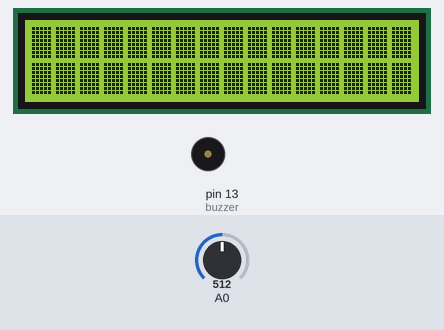
Bench run of a sketch on a simulated Arduino Uno, built with avr-gcc and run on an emulated ATmega328P. On the bench: 16×2 character LCD, buzzer (waves = sounding). Inputs (shaded band) come from the test bench; at power-on: A0 = 512. Random numbers use the default seed unless the sketch sets one.

Above: at 6.3 s.
6.4 s: A0 set to 838
9.1 s: A0 set to 861
At 9.25 s:
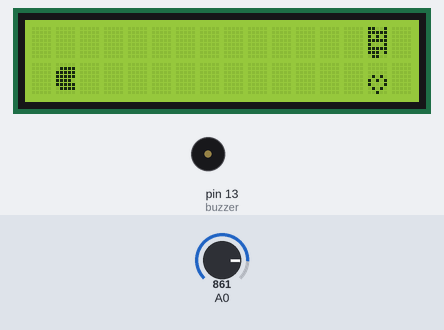
11.5 s: A0 set to 840
At 12.86 s:
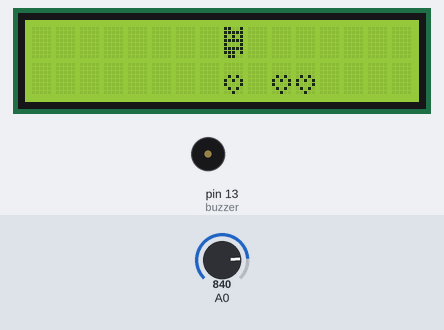
13.6 s: A0 set to 860
At 13.85 s:
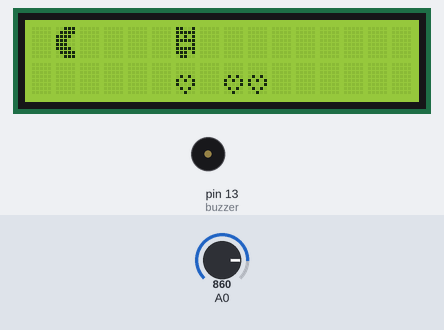
16.3 s: A0 set to 716
At 16.39 s:
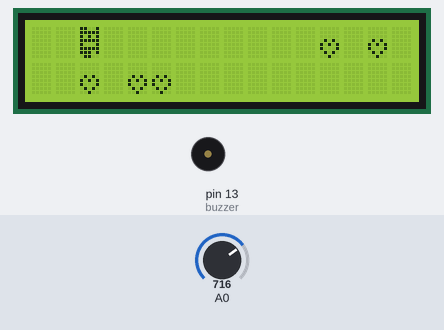
19.3 s: A0 set to 900
At 21.4 s:
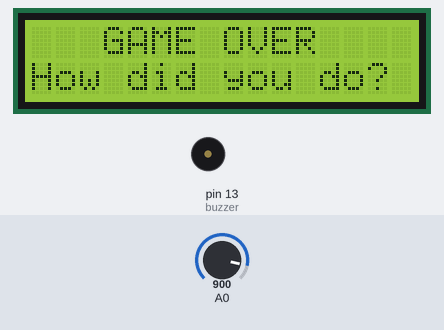
Timing chart, 0 to 22.8 s (numbered marks = the images above; inputs shaded):
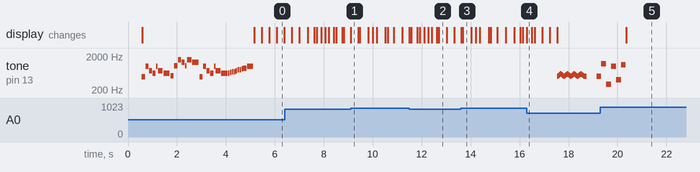

The sketch:

PACMAN_GAME.ino
```cpp
#include <LiquidCrystal.h>
#include <EEPROM.h>

#define NOTE_B0  31
#define NOTE_C1  33
#define NOTE_CS1 35
#define NOTE_D1  37
#define NOTE_DS1 39
#define NOTE_E1  41
#define NOTE_F1  44
#define NOTE_FS1 46
#define NOTE_G1  49
#define NOTE_GS1 52
#define NOTE_A1  55
#define NOTE_AS1 58
#define NOTE_B1  62
#define NOTE_C2  65
#define NOTE_CS2 69
#define NOTE_D2  73
#define NOTE_DS2 78
#define NOTE_E2  82
#define NOTE_F2  87
#define NOTE_FS2 93
#define NOTE_G2  98
#define NOTE_GS2 104
#define NOTE_A2  110
#define NOTE_AS2 117
#define NOTE_B2  123
#define NOTE_C3  131
#define NOTE_CS3 139
#define NOTE_D3  147
#define NOTE_DS3 156
#define NOTE_E3  165
#define NOTE_F3  175
#define NOTE_FS3 185
#define NOTE_G3  196
#define NOTE_GS3 208
#define NOTE_A3  220
#define NOTE_AS3 233
#define NOTE_B3  247
#define NOTE_C4  262
#define NOTE_CS4 277
#define NOTE_D4  294
#define NOTE_DS4 311
#define NOTE_E4  330
#define NOTE_F4  349
#define NOTE_FS4 370
#define NOTE_G4  392
#define NOTE_GS4 415
#define NOTE_A4  440
#define NOTE_AS4 466
#define NOTE_B4  494
#define NOTE_C5  523
#define NOTE_CS5 554
#define NOTE_D5  587
#define NOTE_DS5 622
#define NOTE_E5  659
#define NOTE_F5  698
#define NOTE_FS5 740
#define NOTE_G5  784
#define NOTE_GS5 831
#define NOTE_A5  880
#define NOTE_AS5 932
#define NOTE_B5  988
#define NOTE_C6  1047
#define NOTE_CS6 1109
#define NOTE_D6  1175
#define NOTE_DS6 1245
#define NOTE_E6  1319
#define NOTE_F6  1397
#define NOTE_FS6 1480
#define NOTE_G6  1568
#define NOTE_GS6 1661
#define NOTE_A6  1760
#define NOTE_AS6 1865
#define NOTE_B6  1976
#define NOTE_C7  2093
#define NOTE_CS7 2217
#define NOTE_D7  2349
#define NOTE_DS7 2489
#define NOTE_E7  2637
#define NOTE_F7  2794
#define NOTE_FS7 2960
#define NOTE_G7  3136
#define NOTE_GS7 3322
#define NOTE_A7  3520
#define NOTE_AS7 3729
#define NOTE_B7  3951
#define NOTE_C8  4186
#define NOTE_CS8 4435
#define NOTE_D8  4699
#define NOTE_DS8 4978
#define REST      0


int tempo = 105;

int buzzer = 13;

int numOfLoops = 0;

int noteDuration1 = 1000/8;

int pauseBetweenNotes = noteDuration1 * 0.2;

// notes of the moledy followed by the duration.
// a 4 means a quarter note, 8 an eighteenth , 16 sixteenth, so on
// negative numbers are used to represent dotted notes,
// so -4 means a dotted quarter note, that is, a quarter plus an eighteenth
int melody[] = {

  NOTE_B4, 16, NOTE_B5, 16, NOTE_FS5, 16, NOTE_DS5, 16, //1
  NOTE_B5, 32, NOTE_FS5, -16, NOTE_DS5, 8, NOTE_C5, 16,
  NOTE_C6, 16, NOTE_G6, 16, NOTE_E6, 16, NOTE_C6, 32, NOTE_G6, -16, NOTE_E6, 8,

  NOTE_B4, 16,  NOTE_B5, 16,  NOTE_FS5, 16,   NOTE_DS5, 16,  NOTE_B5, 32,  //2
  NOTE_FS5, -16, NOTE_DS5, 8,  NOTE_DS5, 32, NOTE_E5, 32,  NOTE_F5, 32,
  NOTE_F5, 32,  NOTE_FS5, 32,  NOTE_G5, 32,  NOTE_G5, 32, NOTE_GS5, 32,  NOTE_A5, 16, NOTE_B5, 8
};

// sizeof gives the number of bytes, each int value is composed of two bytes (16 bits)
// there are two values per note (pitch and duration), so for each note there are four bytes
int notes = sizeof(melody) / sizeof(melody[0]) / 2;

// this calculates the duration of a whole note in ms
int wholenote = (60000 * 4) / tempo;

int divider = 0, noteDuration = 0;

LiquidCrystal lcd(8, 9, 4, 5, 6, 7);
static const int SPRITE_PACMAN_OPEN = 0;
static const int SPRITE_PACMAN_CLOSED = 1;
static const int SPRITE_GHOST = 2;
static const int SPRITE_HEART = 3;
static const int SPRITE_SMILEY = 4;
static const int TYPE_NONE = 0;
static const int TYPE_HEART = 1;
static const int TYPE_GHOST = 2;
static const int MAX_SPRITES = 10;
static const int STATE_INTRO = 0;
static const int STATE_PLAY = 1;
static const int STATE_GAMEOVER = 2;
static const int HIGHSCORE_ADDRESS = 0;
static const int TOP = 0;
static const int BOTTOM = 1;
struct sprite {
  int x;
  int y;
  int type;
};
struct sprite sprites[MAX_SPRITES];
long timeToMove, timeToAnimate, timeToDebounce;
int state, score, highScore, gameSpeed, pacmanX, pacmanY, ghostOdds;
boolean mouthState, smile;
static byte spriteBitmaps[8][8] = {
  {0x7, 0xF, 0x1E, 0x1C, 0x1C, 0x1E, 0xF, 0x7},
  {0x0, 0xF, 0x1F, 0x1F, 0x1E, 0x1F, 0xF, 0x0},
  {0x19, 0x1F, 0x15, 0x1F, 0x11, 0x1F, 0x1D, 0xC},
  {0x0, 0x0, 0x0, 0xA, 0x15, 0x11, 0xA, 0x4},
  {0x0, 0xA, 0x0, 0x0, 0x11, 0xE, 0x0, 0x0},
  {0x1F, 0x1F, 0x1F, 0x1F, 0x1F, 0x0, 0x0, 0x0},
  {0x0, 0x0, 0x0, 0x1F, 0x1F, 0x1F, 0x1F, 0x1F},
  {0x1F, 0x0, 0x0, 0x0, 0x0, 0x0, 0x0, 0x0}
};


void setup() {
  if (checkButton()) {
    EEPROM.write(HIGHSCORE_ADDRESS, 0);
  }
  for (int i = 0; i < (sizeof(spriteBitmaps) / 8); i++) {
    lcd.createChar(i, spriteBitmaps[i]);
  }
  delay(500);
  lcd.begin(16, 2);
  randomSeed(analogRead(1));

  for (int thisNote = 0; thisNote < notes * 2; thisNote = thisNote + 2) {

    // calculates the duration of each note
    divider = melody[thisNote + 1];
    if (divider > 0) {
      // regular note, just proceed
      noteDuration = (wholenote) / divider;
    } else if (divider < 0) {
      // dotted notes are represented with negative durations
      noteDuration = (wholenote) / abs(divider);
      noteDuration *= 1.5; // increases the duration in half for dotted notes
    }

    // we only play the note for 90% of the duration, leaving 10% as a pause
    tone(buzzer, melody[thisNote], noteDuration * 0.9);

    lcd.clear(); lcd.setCursor(3, 0); lcd.print("WELCOME TO"); lcd.setCursor(1, 1); lcd.print(" PACMAN GAME! ");

    // Wait for the specief duration before playing the next note.
    delay(noteDuration);

    // stop the waveform generation before the next note.
    noTone(buzzer);
  }
  waitButton();

  state = STATE_INTRO;
  initVars();
}
void loop() {
  switch (state) {
    case STATE_INTRO: intro(); break;
    case STATE_PLAY: play(); break;
    case STATE_GAMEOVER: gameover(); break;
  }
}
void initVars() {
  for (int i = 0; i < MAX_SPRITES; i++) {
    sprites[i] = {0, 0, TYPE_NONE};
  }
  highScore = EEPROM.read(HIGHSCORE_ADDRESS);
  timeToMove = 0;
  timeToAnimate = 0;
  timeToDebounce = 0;
  score = 0;
  gameSpeed = 600;
  ghostOdds = 6;
  pacmanX = 1;
  pacmanY = 0;
  mouthState = false;
  smile = false;
}
void intro() {
  lcd.clear(); lcd.setCursor(0, 0); lcd.print(" Some rules to"); lcd.setCursor(1, 1); lcd.print("   follow :");
  waitButton();
  lcd.clear(); lcd.setCursor(0, 0); lcd.print("Press the button"); lcd.setCursor(1, 1); lcd.print("to move pacman");
  waitButton();
  lcd.clear(); lcd.setCursor(6, 0); lcd.print("");
  lcd.clear(); lcd.setCursor(3, 0); lcd.print("COLLECT: "); lcd.write(byte(SPRITE_HEART)); lcd.setCursor(4, 1); lcd.print("AVOID: "); lcd.write(byte(SPRITE_GHOST));
  waitButton(); lcd.clear(); lcd.setCursor(1, 0); lcd.print("ARE YOU READY?"); lcd.setCursor(0, 1); lcd.print("   Good luck!");
  waitButton();
  animation(1);
  state = STATE_PLAY;
}
void play() {
  drawScreen();
  long now = millis();
  if (checkButton()) {
    hidePacman();
    pacmanY = !pacmanY;
  }
  if (now > timeToMove) {
    moveLeft();
    if (!random(0, ghostOdds)) {
      spawn(TYPE_GHOST);
    }
    if (!random(0, 3)) {
      spawn(TYPE_HEART);
    }
    timeToMove = now + gameSpeed;
  }
  int c = collision();
  if (c == TYPE_HEART) {
    eatHeart();
    increaseScore();
  } else if (c == TYPE_GHOST) {
    state = STATE_GAMEOVER;
  }
}
void gameover() {
  animation(0);
  lcd.setCursor(3, 0); lcd.print("GAME OVER");
  for (numOfLoops = 0; numOfLoops < 4; numOfLoops++) {

    //Play low to high
    for (int i=25; i< 30; i++) {
      tone(buzzer, 20*i, noteDuration1);
      delay(pauseBetweenNotes);
    }

    //Play high to low
    for (int i=30; i>=25; i--) {
      tone(buzzer, 20*i, noteDuration1);
      delay(pauseBetweenNotes);}
    }

  delay (500);
  tone(buzzer, 500, 200) ;
  delay (200);
  tone(buzzer, 1200, 200) ;
  delay (200);
  tone(buzzer, 300, 200) ;
  delay(200);
  tone(buzzer, 1000, 200) ;
  delay (200);
  tone(buzzer, 400, 200);
  delay (200);
  tone(buzzer, 1100, 200);
  delay(200);

  lcd.setCursor(0, 1); lcd.print("How did you do?");
  waitButton();
  lcd.clear(); lcd.setCursor(2, 0); lcd.print("YOUR SCORE:"); lcd.setCursor(7, 1); lcd.print(score);
  waitButton();
  if (score > highScore) {
    lcd.clear(); lcd.setCursor(1, 0); lcd.print("NEW HIGHSCORE!");
    EEPROM.write(HIGHSCORE_ADDRESS, score);
    highScore = score;
    waitButton();
  }
  lcd.clear(); lcd.setCursor(3, 0); lcd.print("TRY AGAIN"); lcd.setCursor(2, 1); lcd.print("Highscore: "); lcd.print(highScore);
  waitButton();
  initVars();
  state = STATE_PLAY;
  lcd.clear();
}
void drawScreen() {
  for (int i = 0; i < MAX_SPRITES; i++) {
    drawSprite(i);
  }
  drawPacman();
}
void eatHeart() {
  for (int i = 0; i < MAX_SPRITES; i++) {
    if (sprites[i].x == pacmanX && sprites[i].y == pacmanY && sprites[i].type == TYPE_HEART) {
      smile = true;
      tone(buzzer, NOTE_B5, 200);
      deleteSprite(i);
      return;
    }
  }
}
void increaseScore() {
  score++;
  if (!(score % 10)) {
    gameSpeed = gameSpeed - 30;
    if (ghostOdds > 1) {
      ghostOdds--;
    }
  }
}
void spawn(int type) {
  int x = 15;
  int y = random(0, 2);
  for (int i = 0; i < MAX_SPRITES; i++) {
    int spriteType = sprites[i].type;
    if (spriteType == TYPE_NONE) {
      if (((type == TYPE_GHOST) && okayToSpawnGhost(y)) || ((type == TYPE_HEART) && okayToSpawnHeart(y))) {
        createSprite(i, x, y, type);
      }
      return;
    }
  }
}
int at(int x, int y) {
  for (int i = 0; i < MAX_SPRITES; i++) {
    if (sprites[i].x == x && sprites[i].y == y && sprites[i].type != TYPE_NONE) {
      return sprites[i].type;
    }
  }
  return TYPE_NONE;
}
int okayToSpawnGhost(int pos) {
  if (at(15, pos) != TYPE_NONE) {
    return 0;
  } else if (at(15, !pos) == TYPE_GHOST) {
    return 0;
  } else if ((pos == TOP) && (at(14, BOTTOM) == TYPE_GHOST)) {
    return 0;
  } else if ((pos == BOTTOM) && (at(14, TOP) == TYPE_GHOST)) {
    return 0;
  }
  return 1;
}
int okayToSpawnHeart(int pos) {
  if (at(15, pos) != TYPE_NONE) {
    return 0;
  }
  return 1;
}
void moveLeft() {
  for (int i = 0; i < MAX_SPRITES; i++) {
    if (sprites[i].type != TYPE_NONE) {
      int x = sprites[i].x - 1;
      int y = sprites[i].y;
      moveSprite(i, x, y);
    }
  }
}
void createSprite(int s, int x, int y, int type) {
  sprites[s].x = x;
  sprites[s].y = y;
  sprites[s].type = type;
}
void drawSprite(int s) {
  int spriteType = sprites[s].type;
  if (spriteType == TYPE_NONE) {
    return;
  }
  int x = sprites[s].x;
  int y = sprites[s].y;
  if (!((x == pacmanX) && (y == pacmanY))) {
    lcd.setCursor(x, y);
    switch (spriteType) {
      case TYPE_GHOST: lcd.write(byte(SPRITE_GHOST)); break;
      case TYPE_HEART: lcd.write(byte(SPRITE_HEART)); break;
      default: lcd.write(byte(32)); break;
    }
  }
}
void hideSprite(int s) {
  lcd.setCursor(sprites[s].x, sprites[s].y);
  lcd.write(byte(32));
}
void drawPacman() {
  if ((millis() > timeToAnimate) || (smile)) {
    int wait = 350;
    lcd.setCursor(pacmanX, pacmanY);
    if (smile) {
      lcd.write(byte(SPRITE_SMILEY));
      wait = 600;
      smile = false;
    } else if (mouthState) {
      lcd.write(byte(SPRITE_PACMAN_OPEN));
    } else {
      lcd.write(byte(SPRITE_PACMAN_CLOSED));
    }
    mouthState = !mouthState;
    timeToAnimate = millis() + wait;
  }
}
void hidePacman() {
  lcd.setCursor(pacmanX, pacmanY);
  lcd.write(byte(32));
}
void deleteSprite(int s) {
  hideSprite(s);
  sprites[s].x = 0;
  sprites[s].y = 0;
  sprites[s].type = TYPE_NONE;
}
void moveSprite(int s, int x, int y) {
  if ((x < 0) || (x > 15)) {
    deleteSprite(s);
  } else {
    hideSprite(s);
    sprites[s].x = x;
    sprites[s].y = y;
  }
}
int collision() {
  return at(pacmanX, pacmanY);
}
void animation(int direction) {
  byte animationOpen[6] = {255, 255, 5, 6, 7, 95};
  byte animationClose[6] = {7, 95, 5, 6, 255, 255};
  byte animationChars[6];
  if (direction) {
    memcpy(animationChars, animationOpen, sizeof animationChars);
  } else {
    memcpy(animationChars, animationClose, sizeof animationChars);
  }
  lcd.clear();
  for (int frame = 0; frame < 3; frame++) {
    lcd.setCursor(0, 0);
    for (int i = 0; i < 16; i++) lcd.write(animationChars[frame * 2]);
    lcd.setCursor(0, 1);
    for (int i = 0; i < 16; i++) lcd.write(animationChars[(frame * 2) + 1]);
    delay(300);
    lcd.clear();
  }
}
int checkButton() {
  long now = millis();
  if (now > timeToDebounce) {
    int b = analogRead(A0);
    if (b < 850) {
      timeToDebounce = now + 300;
      return 1;
    }
  }
  return 0;
}
void waitButton() {
  while (!checkButton()) delay(50);
}
```

Measured:
- the behaviour switches between 849 and 850 on A0 (found by bisection; images 0 and 1)
- by itself, tone on pin 13 (buzzer): plays 1200 Hz for 0.20 s, 300 Hz for 0.20 s, 1000 Hz for 0.20 s, 400 Hz for 0.20 s, 1100 Hz for 0.20 s
